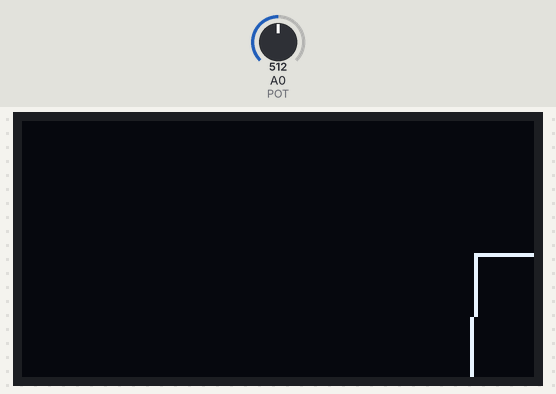
Bench run of a sketch on a simulated Arduino Uno, built with avr-gcc and run on an emulated ATmega328P. On the bench: 128×64 one-colour display. Inputs (shaded band) come from the test bench; at power-on: A0 (POT) = 512. What the sketch prints to the serial monitor is not drawn.

Above: at 4.26 s.
4.3 s: A0 (POT) set to 716
At 4.42 s:
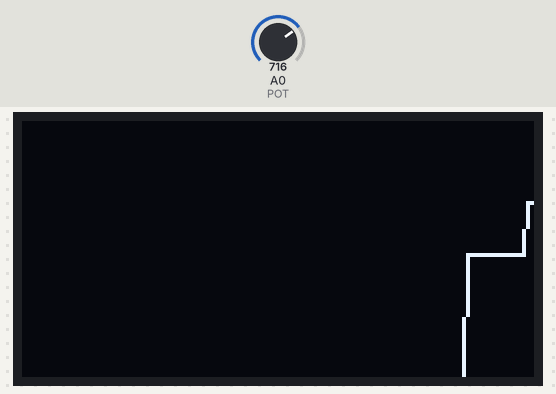
6.0 s: A0 (POT) set to 900
At 6.09 s:
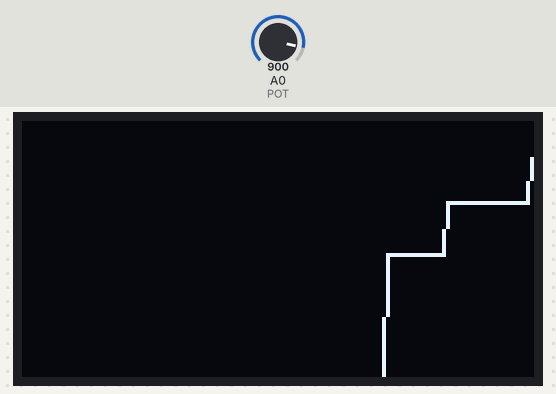
7.5 s: A0 (POT) set to 1023
At 7.59 s:
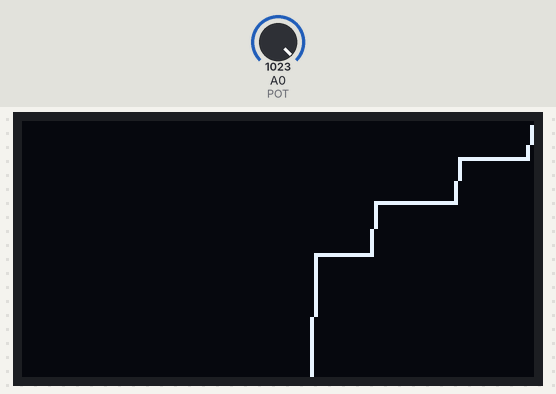

The sketch:

lab4_task51.ino
```cpp
#include <Wire.h>
#include <Adafruit_GFX.h>
#include <Adafruit_SSD1306.h>

const int SCREEN_WIDTH = 128;
const int SCREEN_HEIGHT = 64;

Adafruit_SSD1306 display(SCREEN_WIDTH, SCREEN_HEIGHT, &Wire, -1);

boolean showName = true;

const int POT = A0;

#define GRAPH_WIDTH 128
int graphValues[GRAPH_WIDTH] = {0};

void setup() {
  Serial.begin(9600);

  pinMode(POT, INPUT);

  if(!display.begin(SSD1306_SWITCHCAPVCC, 0x3C)) {
    Serial.println(F("SSD1306 allocation failed"));
    while(true);
  }

  display.clearDisplay();
  display.setTextSize(1);
  display.setTextColor(WHITE);
  display.setCursor(0, 0);
  display.println("YAKYMCHUK");
  display.display();
  delay(3000);
}

void loop() {
  int potValue = analogRead(POT);
  int mappedValue = map(potValue, 0, 1023, 0, SCREEN_HEIGHT - 1);

  Serial.println(mappedValue);

  for(int i = 0; i < GRAPH_WIDTH - 1; i++) {
    graphValues[i] = graphValues[i + 1];
  }
  graphValues[GRAPH_WIDTH - 1] = mappedValue;

  display.clearDisplay();

  for(int x = 0; x < GRAPH_WIDTH - 1; x++) {
    display.drawLine(x, SCREEN_HEIGHT - graphValues[x], x+1, SCREEN_HEIGHT - graphValues[x+1], WHITE);
  }

  display.display();

  delay(50);
}
```
